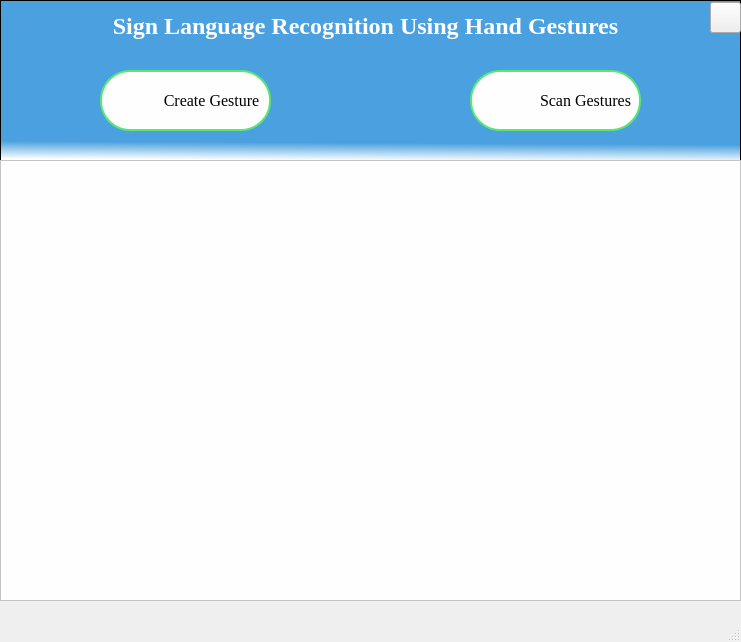
<?xml version="1.0" encoding="UTF-8"?>
<ui version="4.0">
 <class>MainWindow</class>
 <widget class="QMainWindow" name="MainWindow">
  <property name="geometry">
   <rect>
    <x>0</x>
    <y>0</y>
    <width>741</width>
    <height>642</height>
   </rect>
  </property>
  <property name="windowTitle">
   <string>MainWindow</string>
  </property>
  <widget class="QWidget" name="centralwidget">
   <widget class="QGraphicsView" name="graphicsView_2">
    <property name="geometry">
     <rect>
      <x>0</x>
      <y>0</y>
      <width>741</width>
      <height>161</height>
     </rect>
    </property>
    <property name="toolTip">
     <string>&lt;html&gt;&lt;head/&gt;&lt;body&gt;&lt;p&gt;&lt;br/&gt;&lt;/p&gt;&lt;/body&gt;&lt;/html&gt;</string>
    </property>
    <property name="styleSheet">
     <string notr="true">background-color: qlineargradient(spread:pad, x1:0.543136, y1:0.074, x2:0.52, y2:1, stop:0.880682 rgba(75, 161, 223, 255), stop:1 rgba(255, 255, 255, 255));
</string>
    </property>
   </widget>
   <widget class="QLabel" name="label">
    <property name="geometry">
     <rect>
      <x>-10</x>
      <y>10</y>
      <width>751</width>
      <height>31</height>
     </rect>
    </property>
    <property name="font">
     <font>
      <family>Times New Roman</family>
      <pointsize>18</pointsize>
      <weight>75</weight>
      <bold>true</bold>
     </font>
    </property>
    <property name="styleSheet">
     <string notr="true">color:white;</string>
    </property>
    <property name="text">
     <string>Sign Language Recognition Using Hand Gestures</string>
    </property>
    <property name="alignment">
     <set>Qt::AlignCenter</set>
    </property>
   </widget>
   <widget class="QLabel" name="label_3">
    <property name="geometry">
     <rect>
      <x>0</x>
      <y>160</y>
      <width>741</width>
      <height>431</height>
     </rect>
    </property>
    <property name="styleSheet">
     <string notr="true">
font-size: 40px;
color:white;
</string>
    </property>
    <property name="text">
     <string/>
    </property>
   </widget>
   <widget class="QGraphicsView" name="graphicsView">
    <property name="geometry">
     <rect>
      <x>0</x>
      <y>160</y>
      <width>741</width>
      <height>441</height>
     </rect>
    </property>
    <property name="styleSheet">
     <string notr="true">background-color:#fefefe;
</string>
    </property>
   </widget>
   <widget class="QPushButton" name="create">
    <property name="geometry">
     <rect>
      <x>100</x>
      <y>70</y>
      <width>171</width>
      <height>61</height>
     </rect>
    </property>
    <property name="font">
     <font>
      <family>TImes New Roman</family>
      <pointsize>12</pointsize>
      <weight>50</weight>
      <italic>false</italic>
      <bold>false</bold>
     </font>
    </property>
    <property name="layoutDirection">
     <enum>Qt::RightToLeft</enum>
    </property>
    <property name="styleSheet">
     <string notr="true">QPushButton#create{
padding-left:-40px;
color:black;
background-color:#fefefe;
border: 2px solid #58e870; border-radius:30px;
font: 12pt &quot;TImes New Roman&quot;;
background-image:url(&quot;icons/create.png&quot;);
background-repeat:none;
}
QPushButton#create:hover
{
   background-color:lightgreen;
	color:white;
}</string>
    </property>
    <property name="text">
     <string>   Create Gesture</string>
    </property>
   </widget>
   <widget class="QPushButton" name="scan_sinlge">
    <property name="geometry">
     <rect>
      <x>470</x>
      <y>70</y>
      <width>171</width>
      <height>61</height>
     </rect>
    </property>
    <property name="font">
     <font>
      <family>TImes New Roman</family>
      <pointsize>12</pointsize>
      <weight>50</weight>
      <italic>false</italic>
      <bold>false</bold>
     </font>
    </property>
    <property name="layoutDirection">
     <enum>Qt::LeftToRight</enum>
    </property>
    <property name="autoFillBackground">
     <bool>false</bool>
    </property>
    <property name="styleSheet">
     <string notr="true">QPushButton#scan_sinlge{
padding-left:-40px;
color:black;
background-color:#fefefe;
border: 2px solid #58e870; border-radius:30px;
font: 12pt &quot;TImes New Roman&quot;;
background-image:url(&quot;icons/scan.png&quot;);
background-repeat:none;
}
QPushButton#scan_sinlge:hover
{
   background-color:lightgreen;
	color:white;
}</string>
    </property>
    <property name="text">
     <string>                         Scan Gestures</string>
    </property>
   </widget>
   <widget class="QPushButton" name="exit_button">
    <property name="geometry">
     <rect>
      <x>710</x>
      <y>2</y>
      <width>31</width>
      <height>31</height>
     </rect>
    </property>
    <property name="styleSheet">
     <string notr="true">QPushButton#exit_button{
background-image:url(&quot;icons/quit.png&quot;);
background-repeat:none;
}</string>
    </property>
    <property name="text">
     <string/>
    </property>
   </widget>
  </widget>
  <widget class="QMenuBar" name="menubar">
   <property name="geometry">
    <rect>
     <x>0</x>
     <y>0</y>
     <width>741</width>
     <height>22</height>
    </rect>
   </property>
  </widget>
  <widget class="QStatusBar" name="statusbar"/>
 </widget>
 <resources/>
 <connections/>
</ui>
